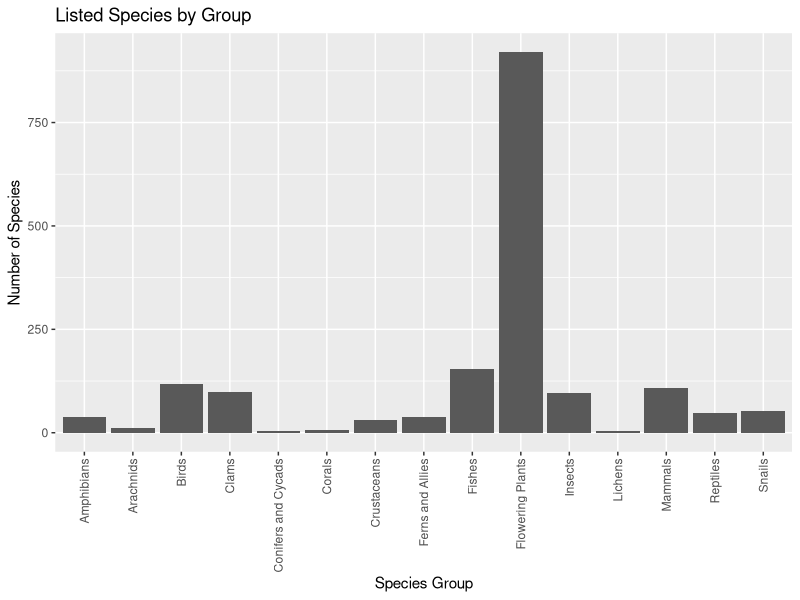
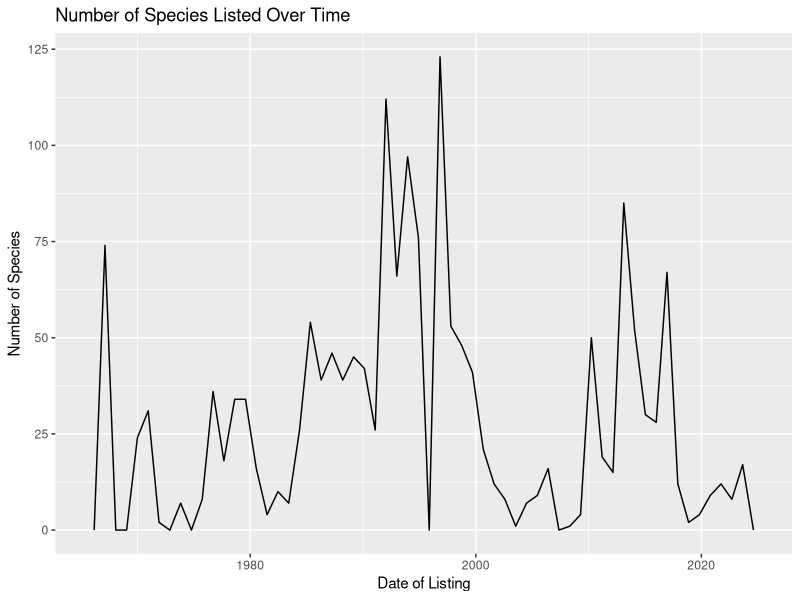
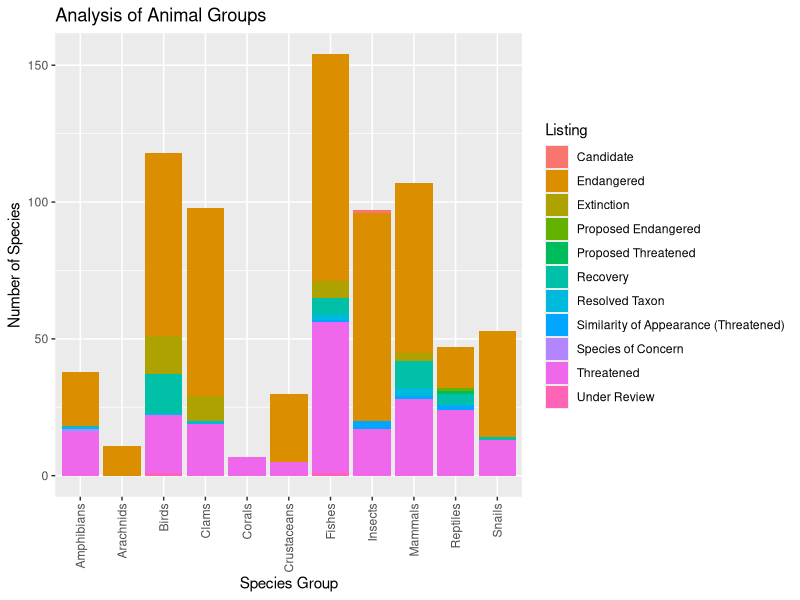
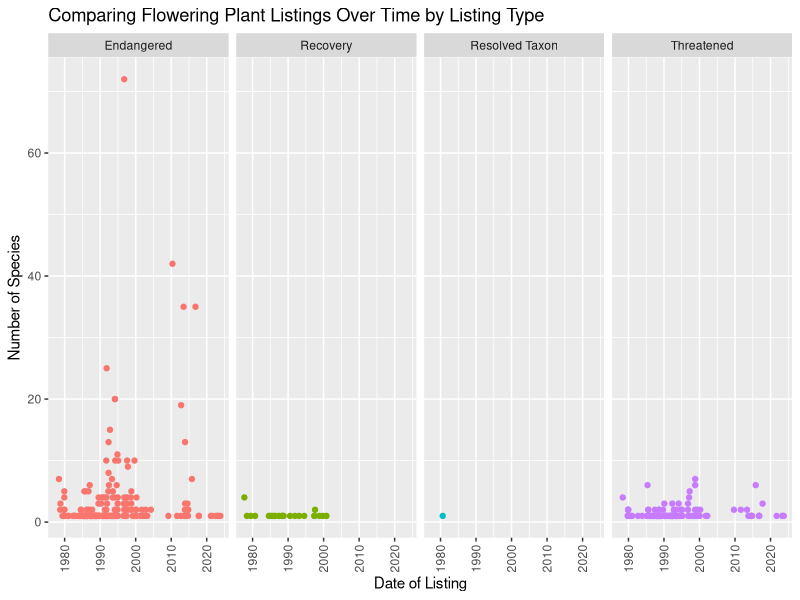

Here is the R script that generated these plots, in order:
## ---- chunk 1
library(readr)
library(dplyr)
library(tidyverse)
library(ggplot2)
library(lubridate)

speciesdf <- read.csv('listed-species.csv', sep=",", header = TRUE)
speciesdf <- na.omit(speciesdf)
speciesdf <- distinct(speciesdf, Scientific, .keep_all = TRUE)
speciesdf <- speciesdf %>% mutate(Date = lubridate::mdy(Date))

a <- ggplot(speciesdf, aes(Group))
a + geom_bar(stat = "count") + labs(title = 'Listed Species by Group', x = 'Species Group', y = 'Number of Species') + theme(axis.text.x = element_text(angle = 90, vjust = 0.5, hjust=1))
## ---- chunk 2
b <- ggplot(speciesdf, aes(Date))
b + geom_freqpoly(binwidth = 350) + labs(x= 'Date of Listing', y= 'Number of Species', title= 'Number of Species Listed Over Time')
## ---- chunk 3
animals <- speciesdf %>% filter(Group == 'Amphibians' | Group == 'Arachnids' | Group == 'Birds' | Group == 'Clams' | Group == 'Corals' | Group == 'Crustaceans' | Group == 'Fishes' | Group == 'Insects' | Group == 'Mammals' | Group == 'Reptiles' | Group == 'Snails')


c <- ggplot(animals, aes(Group, fill = Listing)) #create plot
c + geom_bar(stat = "count", position = "stack") + labs(title = 'Analysis of Animal Groups', x = 'Species Group', y = 'Number of Species') + theme(axis.text.x = element_text(angle = 90, vjust = 0.5, hjust=1))

## ---- chunk 4
floweringplants <- speciesdf %>% filter(Group == 'Flowering Plants')

d <- ggplot(floweringplants, aes(Date)) + geom_point(stat = "count", aes(color = factor(Listing))) + labs(x = 'Date of Listing', y ='Number of Species', title = 'Comparing Flowering Plant Listings Over Time by Listing Type') + theme(axis.text.x = element_text(angle = 90, vjust = 0.5, hjust=1), legend.position = "none")
d + facet_grid(cols = vars(Listing))
